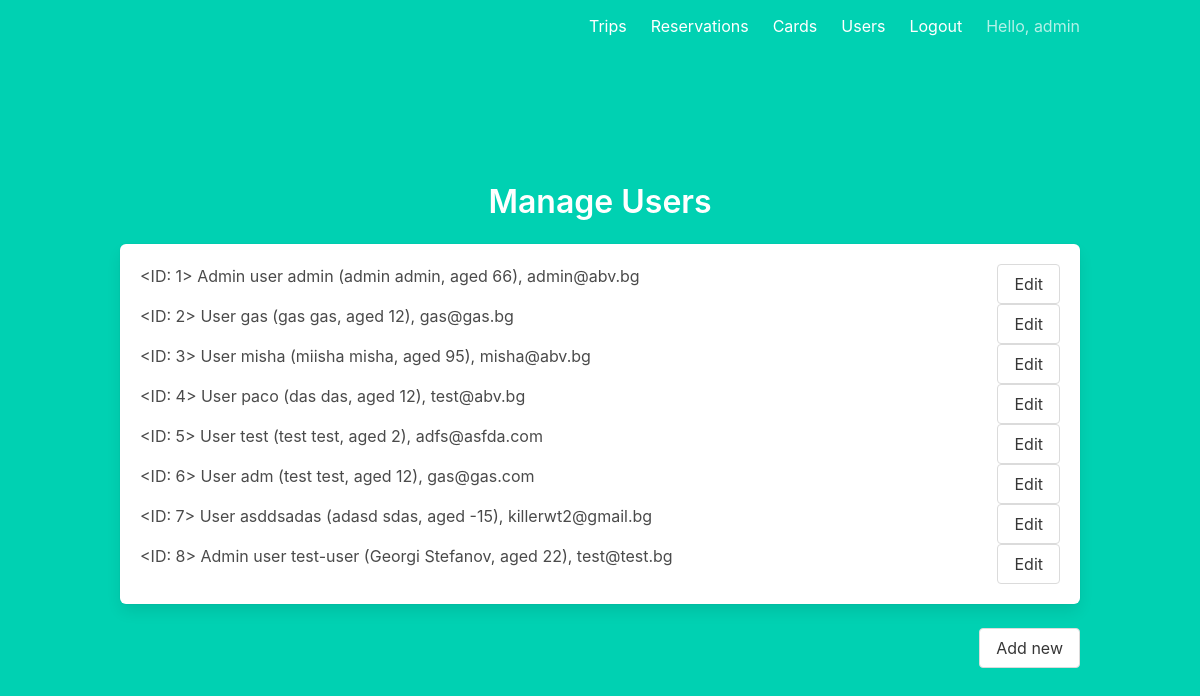
The app's page /users/ (signed in) with its own data.
### models/user.py (models this page shows, shortened)
class User(db.Model, UserMixin):
    __tablename__ = "user"
    id = db.Column(db.Integer, primary_key=True)
    email = db.Column(db.String(100), unique=True)
    password = db.Column(db.String(100), nullable=False)
    username = db.Column(db.String(100), unique=True)
    firstname = db.Column(db.String(100), nullable=False)
    lastname = db.Column(db.String(100), nullable=False)
    age = db.Column(db.Integer, nullable=False)
    is_admin = db.Column(db.Boolean, nullable=False, default=False)
    train_card = db.relationship("TrainCard", backref="user", lazy=True, uselist=False)
    reservations = db.relationship("Reservation", backref="user", lazy=True)
    def __repr__(self):
        return "<ID: %s> %s %s (%s %s, aged %s), %s" % (
            self.id,
            ("Admin user" if self.is_admin else "User"),
            self.username,
            self.firstname,
            self.lastname,
            self.age,
            self.email,
        )

### users.py (the view)
@users.route("/users/")
@login_required
def list():
    if not current_user.is_admin:
        raise PermissionError("Cannot manage users as current user is not admin")
    users = User.query.all()
    return render_template("/users/list.html", users=users)

### templates/users/list.html (shortened to what this page needs)
{% extends "base.html" %}
{% block content %}
<div class="is-offset-4">
    <h3 class="title">Manage Users</h3>
    {% if current_user.is_authenticated and current_user.is_admin %}
    <div class="box">
        <ul>
            {% for user in users %}
            <li>
                <div style="float: left">
                    {{user}}
                </div>
                <div style="display: flex; justify-content: flex-end;">
                    <a href="{{ url_for('users.edit', id=user.id) }}" class="button">
                        Edit
                    </a>
                </div>
            </li>
            {% endfor %}
        </ul>
    </div>
    <a style="float:right" href="{{ url_for('users.signup') }}" class="button">
        Add new
    </a>
    {% endif %}
</div>
{% endblock %}

### templates/base.html (shortened to what this page needs)
<!DOCTYPE html>
<html>
<head>
    <link rel="stylesheet" href="https://cdnjs.cloudflare.com/ajax/libs/bulma/0.7.2/css/bulma.min.css" />
</head>
<body>
    <section class="hero is-primary is-fullheight">
        <div class="hero-head">
            <nav class="navbar">
                <div class="container">
                    <div id="navbarMenuHeroA" class="navbar-menu">
                        <div class="navbar-end">
                            {% if current_user.is_authenticated %}
                            <a href="{{ url_for('trips.list') }}" class="navbar-item">
                                Trips
                            </a>
                            <a href="{{ url_for('reservations.list') }}" class="navbar-item">
                                Reservations
                            </a>
                            <a href="{{ url_for('cards.manage') }}" class="navbar-item">
                                Cards
                            </a>
                            {% if current_user.is_admin %}
                            <a href="{{ url_for('users.list') }}" class="navbar-item">
                                Users
                            </a>
                            {% endif %}
                            <a href="{{ url_for('users.logout') }}" class="navbar-item">
                                Logout
                            </a>
                            <p class="navbar-item">
                                Hello, {{current_user.firstname}}
                            </p>
                            {% endif %}
                        </div>
                    </div>
                </div>
            </nav>
        </div>
        <div class="hero-body">
            <div class="container has-text-centered">
                {% block content %}
                {% endblock %}
            </div>
        </div>
    </section>
</body>
</html>

### records on screen
User: firstname "admin", id+is_admin+username "<ID: 1> Admin user admin (admin admin, aged 66), admin@abv.bg"
User: id+is_admin+username "<ID: 2> User gas (gas gas, aged 12), gas@gas.bg"
User: id+is_admin+username "<ID: 3> User misha (miisha misha, aged 95), misha@abv.bg"
User: id+is_admin+username "<ID: 4> User paco (das das, aged 12), test@abv.bg"
User: id+is_admin+username "<ID: 5> User test (test test, aged 2), adfs@asfda.com"
User: id+is_admin+username "<ID: 6> User adm (test test, aged 12), gas@gas.com"
User: id+is_admin+username "<ID: 7> User asddsadas (adasd sdas, aged -15), killerwt2@gmail.bg"
User: id+is_admin+username "<ID: 8> Admin user test-user (Georgi Stefanov, aged 22), test@test.bg"
